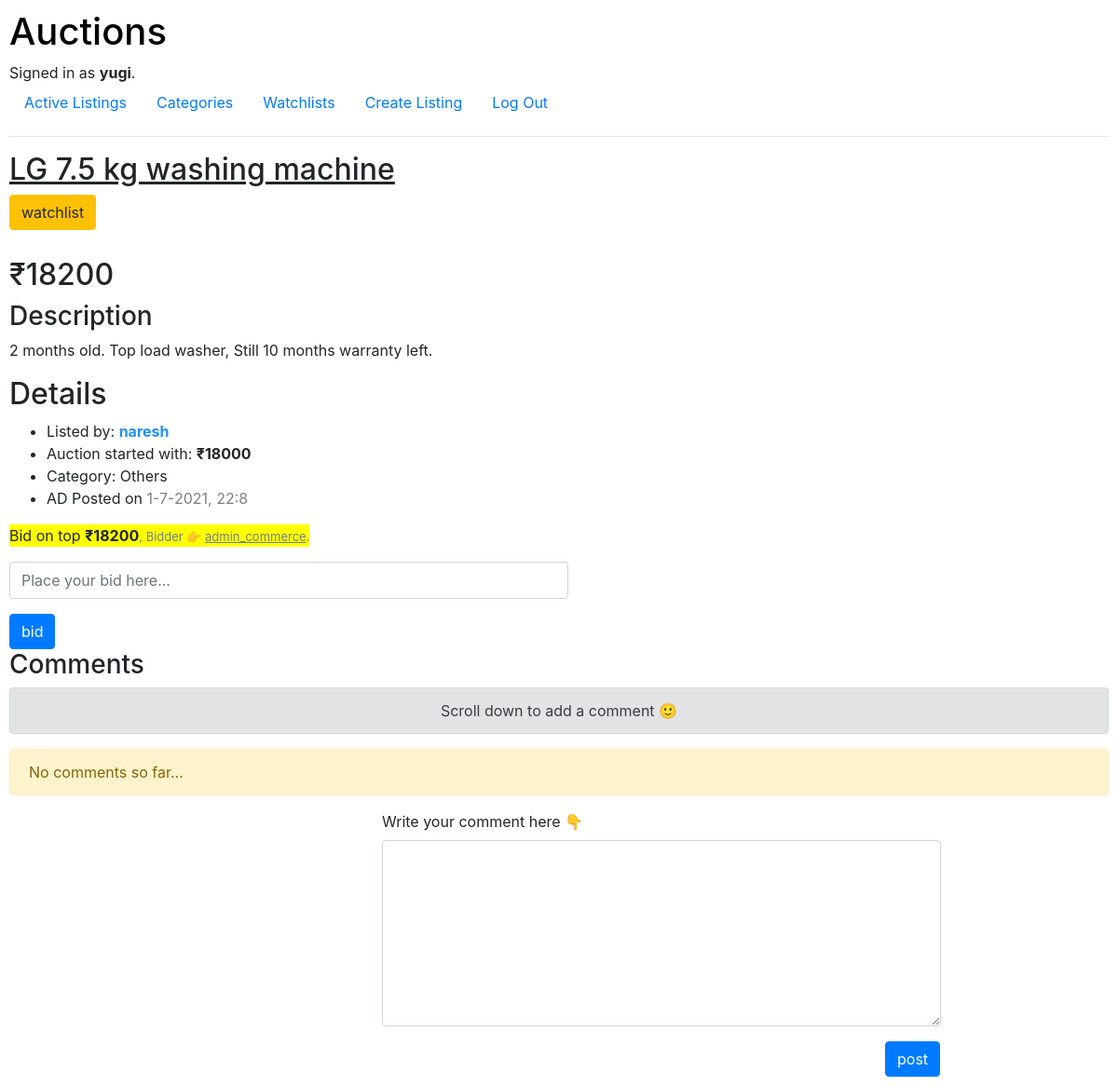
Screenshot of /listing/8 (signed in) with the database file from the repository.
### auctions/models.py (models this page shows, shortened)
class User(AbstractUser): # AbstractUser is not an abstract class, it has fields implemented for username, password ....
    watchlist = models.ManyToManyField("Listing", blank = True, related_name = "watch")
    def __str__(self):
        return f"{self.username}"

class Listing(models.Model):
    ad_title = models.CharField(max_length = 54)
    description = models.CharField(max_length = 155)
    img_url = models.CharField(max_length = 2000)
    category = models.CharField(max_length = 30, blank = True)
    price = models.IntegerField()
    time = models.CharField(max_length = 20)
    user = models.ForeignKey(User, on_delete = models.CASCADE, related_name = "listing")
    flag = models.BooleanField(default=True)

### auctions/views.py (the view, shortened to what this page needs)
# urls.py: path("listing/<int:id>", views.listing, name="listing"),
def listing(request, id):
    try:
        temp1 = Listing.objects.get(id=id) # The variable declared inside if, for and try can be accessed outside of the respective blocks
    except Exception:
        raise Http404("The Requested AD is removed from our server...")  #Executed when the get() finds nothing, or more than one thing
    if request.user.is_authenticated:
        temp2 = request.user.watchlist.all()
    else:
        temp2 = []
    temp3 = temp1.comment.all()
    temp4 = temp1.bid.all()
    temp5 = []; [temp5.append(x.quote) for x in temp4]
    max_bid = temp1.price
    bidder = "None"
    if len(temp5)>0:
        max_bid=max(temp5)
    if max_bid != temp1.price:
        try:
            bidder = temp4.get(quote = max_bid).user
        except Exception:
            return HttpResponseRedirect(reverse("listing",args = (id,) ) )
    return render(request, "auctions/listing.html",{
        "ad":temp1,
        "watch":temp2,
        "comments":temp3,
        "max_bid" : max_bid,
        "bidder":bidder
    })

### auctions/templates/auctions/listing.html (shortened to what this page needs)
{% extends "auctions/layout.html" %}
{% block body %}
    <h2><u>{{ad.ad_title}}</u></h2>
    <div>
        <form action="{% url 'list' ad.id %}" method="POST">
            {% if ad in watch %}
                <input class="btn btn-dark" type="submit" name="watch" value="unwatch">
            {% else %}
                <input class="btn btn-warning" type="submit" name="watch" value="watchlist">
            {% endif %}
        </form>
    </div>
    <div style="margin-top: 5px;">
    </div>
    <div>
        <div>
            <h2> ₹{{max_bid}}</h2>
        </div>
        <div>
            <h3>Description</h3>
            <p>{{ad.description}}</p>
        </div>
        <div>
            <h2>Details</h2>
            <ul>
                {% if ad.user == user %}
                    <li>Listed by: <span style="color:dodgerblue; font-weight: bold;">you</span></li>
                {% else %}
                    <li>Listed by: <span style="color:dodgerblue; font-weight: bold;">{{ad.user}}</span></li>
                {% endif %}
                    <li>Auction started with: <strong>₹{{ad.price}}</strong></li>
                {% if ad.category != "Nothing" %}
                    <li>Category: {{ad.category}}</li>
                {% endif %}
                <li>AD Posted on <span style="color:gray;">{{ad.time}}</span></li>
            </ul>
        </div>
    </div>
    <div style="background-color: yellow; width:fit-content;">
        <p>Bid on top <strong>₹{{max_bid}}</strong><span style="color:slategray; font-size:small;" >, Bidder 👉 <u>{{bidder}}</u>.</span></p>
    </div>
    {% if ad.user != user and ad.flag %}
    <div>
        <form action="{% url 'listing' ad.id %}" method="POST">
            <div class="mb-3">
                <input style="width: 600px; height:40px;" type="number" class="form-control" name="bid" placeholder="Place your bid here...">
            </div>
            <input class="btn btn-primary" type="submit" name="bid_submit" value="bid">
        </form>
    </div>
    {% endif %}
    <div>
        <div> <h3>Comments</h3> </div>
        <div style="text-align: center;" class="alert alert-secondary" role="alert">
           Scroll down to add a comment 🙂
          </div>
        {% for x in comments %}
        <div class="alert alert-info" role="alert">
            {{x.text | safe }}
            <p style="text-align: right;">-{{x.user}}</p>
            <p style="color:slategray; text-align: right; font-size:x-small;">{{x.time}}</p>
        </div>
        {% empty %}
        <div class="alert alert-warning" role="alert">
            No comments so far...
        </div>
        {% endfor %}
    </div>
    <div style="margin-left: 400px;">
    <form action="{% url 'listing' ad.id %}" method="POST">
        <div class="mb-3" >
            <label for="TextareaLabel">Write your comment here 👇</label>
            <textarea style="width: 600px; height:200px;"class="form-control" id="TextareaLabel" name="comment" ></textarea>
          </div>
        <input style="margin-left: 540px;" class="btn btn-primary" type="submit" name="comment_submit" value="post">
    </form>
    </div>
{% endblock %}

### auctions/templates/auctions/layout.html (shortened to what this page needs)
{% load static %}
<!DOCTYPE html>
<html lang="en">
    <head>
        <link rel="stylesheet" href="https://stackpath.bootstrapcdn.com/bootstrap/4.4.1/css/bootstrap.min.css">
        <link href="{% static 'auctions/styles.css' %}" rel="stylesheet">
    </head>
    <body>
        <a style="color:black; padding:0;"  class="nav-link" href="{% url 'index' %}">
            <h1>Auctions</h1>
        </a>
        <div>
            {% if user.is_authenticated %}
                Signed in as <strong>{{ user.username }}</strong>.
            {% else %}
                Not signed in.
            {% endif %}
        </div>
        <ul class="nav">
            <li class="nav-item">
                <a class="nav-link" href="{% url 'index' %}">Active Listings</a>
            </li>
            <li class="nav-item">
                <a class="nav-link" href="{% url 'category' %}">Categories</a>
            </li>
            <li class="nav-item">
                <a class="nav-link" href="{% url 'watchlist' %}">Watchlists</a>
            </li>
            <li class="nav-item">
                <a class="nav-link" href="{% url 'create_listing' %}">Create Listing</a>
            </li>
            {% if user.is_authenticated %}
                <li class="nav-item">
                    <a class="nav-link" href="{% url 'logout' %}">Log Out</a>
                </li>
            {% endif %}
        </ul>
        <hr>
        {% block body %}
        {% endblock %}
    </body>
</html>

### auctions/static/auctions/styles.css (style rules this page uses)
body { padding: 10px; }

### rows the page displays
User: username "yugi"
Listing: ad_title "LG 7.5 kg washing machine", description "2 months old. Top load washer, Still 10 months warranty left.", user "naresh", price "18000", category "Others", time "1-7-2021, 22:8"
User: username "admin_commerce"

### other values shown
{{ max_bid }} "18200"
